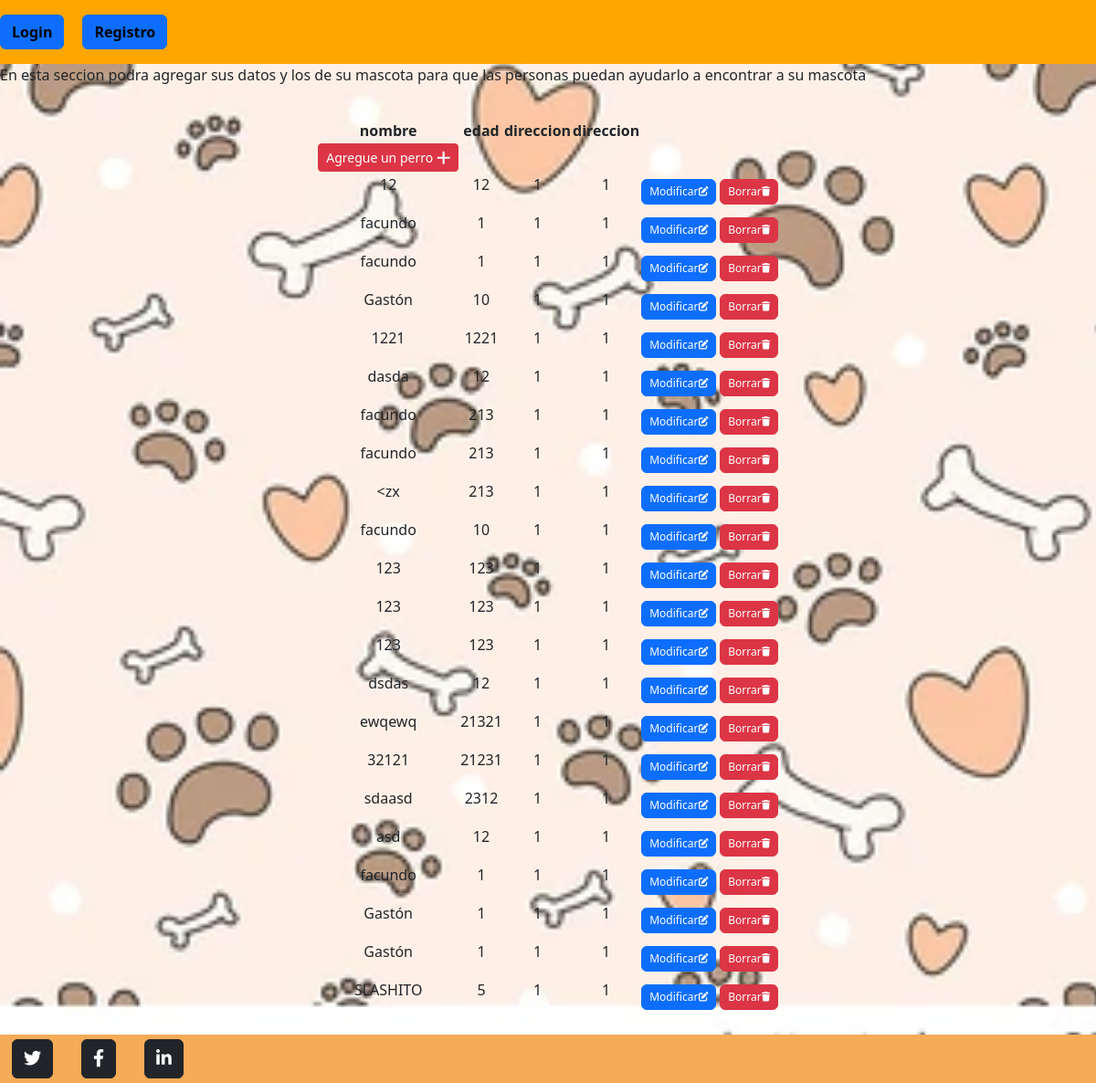
Page /tienda/perro_list on the earlier database version.
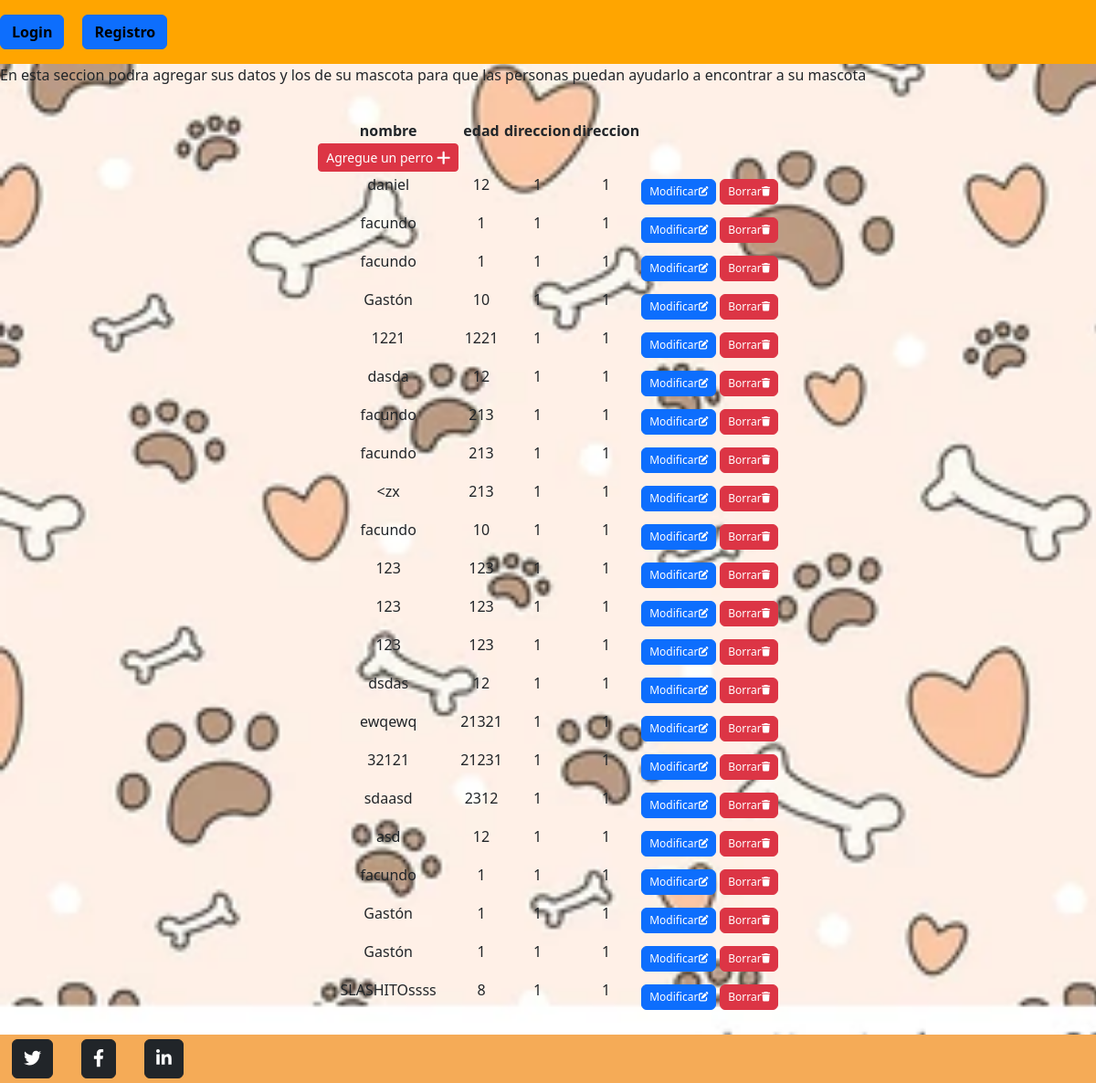
Same page on the later database version.
### tienda/models.py (models this page shows)
class Perro(models.Model):
    nombre = models.CharField(max_length=40)
    edad = models.IntegerField()
    direccion = models.CharField(max_length=40)
    contacto=models.EmailField(("@gmail"), max_length=254)

### tienda/views.py (the view)
# urls.py: path('perro_list', views.PerroList.as_view(), name="perro_list"),
class PerroList( ListView):
    model = Perro
    template_name = "perro_list.html"

### tienda/templates/perro_list.html (shortened to what this page needs)
{%extends './home.html'%}
{%block otrotitulo%}
<p >En esta seccion podra agregar sus datos y los de su mascota para que las personas puedan ayudarlo a encontrar a su mascota</p>
{%endblock otrotitulo%}
{%block contenido%}
<table>
    <thead><tr>
        <th>nombre</th>
        <th>edad</th>
         <th>direccion</th>
         <th>direccion</th>
    <tbody>
           <td>
            <a
            href="{% url 'create_perro' %}"
            class="btn btn-danger btn-sm"
            >Agregue un perro  <i class="fa fa-plus fa-lg" title="New Record"> </i>
            </a>
        </td>
{% for p in perro_list %}
    <tr>
        <td ><p>{{ p.nombre }}</p></td>
        <td ><p>{{ p.edad }}</p></td>
        <td ><p>{{ p.direccion }}</p></td>
        <td ><p>{{ p.contacto }}</p></td>
 <td>
            <a
              href="{% url 'update_perro'  p.id  %}"
              class="btn btn-primary"
              style="--bs-btn-padding-y: .25rem; --bs-btn-padding-x: .5rem; --bs-btn-font-size: .75rem;"
              >Modificar<i class="fa fa-edit fa-sm" title="Edit Record"></i>
            </a>
            <a
              href="{% url 'delete_perro' p.id %}"
              class="btn btn-danger"
              style="--bs-btn-padding-y: .25rem; --bs-btn-padding-x: .5rem; --bs-btn-font-size: .75rem;"
              >Borrar<i class="fa fa-trash fa-sm" title="Delete Record"></i>
            </a>
          </td>
 {% endfor %}
    </tbody>
</table>
        {%endblock contenido%}

### tienda/templates/home.html (shortened to what this page needs)
<!DOCTYPE html>
<html lang="en">
<head>
    {% load static %}
    <link href="{% static 'css/style.css' %}" rel="stylesheet" />
    <link href="https://cdn.jsdelivr.net/npm/bootstrap@5.2.3/dist/css/bootstrap.min.css" rel="stylesheet">
</head>
<body>
    <nav class="navbar">
        <ul class="nav">
           {% if user.is_authenticated %}
            {% block titulo %}
                <li class="titulo">Home</li>
            {% endblock titulo %}
            <li><a href="{% url 'home' %}">Home</a></li>
            <li><a href="{% url 'perro_list' %}">Buscar perro</a></li>
            <li><a href="{% url 'perroEncontrado' %}">Perro encontrados</a></li>
            <li><a href="{% url 'contacto' %}">Contacto</a></li>
      <li class="nav-item"><a class="nav-link" href="{% url 'salir' %}">Logout</a></li>
        {% else %}
         <li class="nav-item"><a class="btn btn-primary my-2" href="{% url 'login' %}">Login</a></li>
          <li class="nav-item"><a class="btn btn-primary my-2" href="{% url 'registro' %}">Registro</a></li>
                        {% endif %}
        </ul>
    </nav>
    {%block otrotitulo%}{%endblock otrotitulo%}
    <main>
        {% block contenido %}{% endblock contenido %}
    </main>
    <footer class="navbar">
        <ul class="nav">
            <li>
                <a class="btn btn-dark btn-social mx-2" href="https://www.infobae.com/tag/twitter/" aria-label="Twitter">
                    <i class="fab fa-twitter"></i>
                </a>
            </li>
            <li>
                <a class="btn btn-dark btn-social mx-2" href="https://www.facebook.com/matyuyugioh.yugioh" aria-label="Facebook">
                    <i class="fab fa-facebook-f"></i>
                </a>
            </li>
            <li>
                <a class="btn btn-dark btn-social mx-2" href="https://www.linkedin.com/in/lucas-sorzio-4a1bb1238/" aria-label="LinkedIn">
                    <i class="fab fa-linkedin-in"></i>
                </a>
            </li>
        </ul>
    </footer>
</body>
</html>

### tienda/static/css/style.css (style rules this page uses)
body { margin: 0; padding: 0; font-family: 'Montserrat', sans-serif; line-height: 1.6; background-image: url('./fotos/dog-seamless-pattern-paws-bones-260nw-2350264459.webp'); background-repeat: no-repeat; background-size: cover; display: flex; flex-direction: column; min-height: 100vh; }
.navbar { display: flex; justify-content: space-around; background-color: #FFA500; }
.nav { list-style-type: none; display: flex; gap: 20px; margin: 0; padding: 0; }
.nav li a { text-decoration: none; color: #000; font-weight: bold; }
main { flex: 1; display: flex; justify-content: center; align-items: center; text-align: center; padding: 20px; }
footer.navbar { background-color: rgb(245, 171, 87); color: white; padding: 5px 5px; text-align: center; }
footer.navbar ul { display: flex; justify-content: center; gap: 15px; list-style: none; padding: 0; margin: 0; }
footer.navbar li a { color: white; font-size: 1.2em; text-decoration: none; transition: color 0.3s; }

Differences in the rows shown:
changed Perro: nombre "12" → "daniel"
changed Perro: nombre "SLASHITO" → "SLASHITOssss"; edad "5" → "8"
